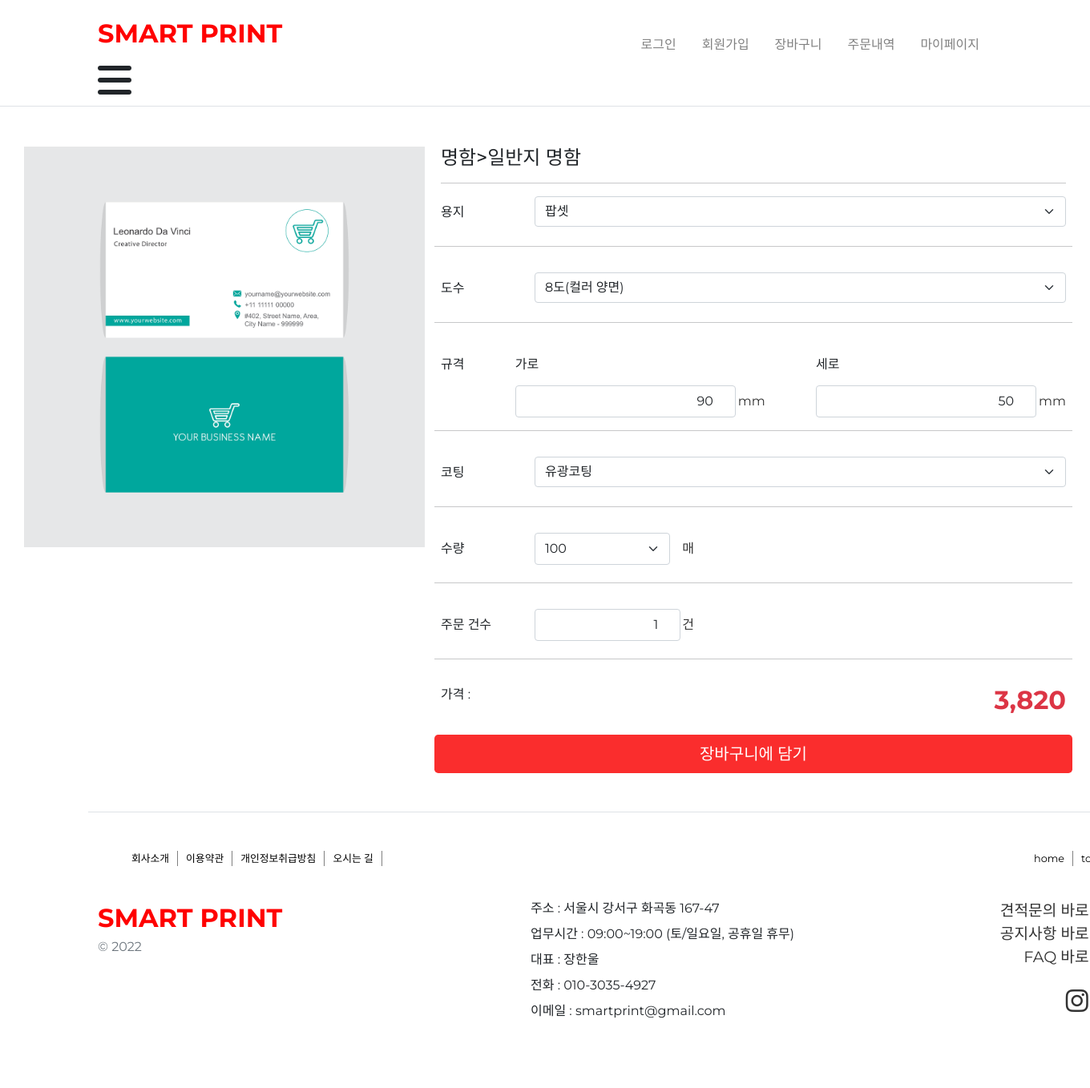
/order/submissionForm/namecard/1/, run on the app's committed database.
### order/models.py (models this page shows, shortened)
class Goods(models.Model):
    CATEGORY_CHOICES = [
        ('namecard','명함'),
        ('promotion','홍보물'),
        ('sticker','스티커'),
        ('book','책자'),
        ('envelope','봉투'),
        ('other','기타'),
    ]
    category = models.CharField(max_length=20, choices=CATEGORY_CHOICES)
    img = models.ImageField(upload_to='image/goods')
    price = models.IntegerField(default=0)
    name = models.CharField(max_length=50)
    explanation = models.TextField()
    defaultWidth = models.IntegerField()
    defaultHeight = models.IntegerField()
    cover = models.BooleanField(default=False)
    binding = models.BooleanField(default=False)
    page = models.BooleanField(default=False)
    paperClass = models.CharField(max_length=10, choices=[
        ('normal','일반'),
        ('high','고급'),
        ('pet','PET')
    ])

### order/views.py (the view, shortened to what this page needs)
# urls.py: path('submissionForm/<str:category>/<int:id>/',views.SubmissionFormView.as_view(), name="submissionForm"),
class SubmissionFormView(View):
    def setPaperTypeChoices(self, category, grade, form):
        paperTypeList = list(PaperType
                             .objects
                             .filter(category=category, grade=grade)
                             .values('name'))
        newList = []
        for i in paperTypeList :
            newList.append((i['name'],i['name']))
        newList.sort(reverse=True)
        form.fields['paperType'].choices = newList
    def get(self, request, category, id):
        form = SubmissonForm(initial={
            'width':Goods.objects.get(id=id).defaultWidth,
            'height':Goods.objects.get(id=id).defaultHeight,
        })
        self.setPaperTypeChoices(category, Goods.objects.get(id=id).paperClass, form)
        goodsInfo = get_object_or_404(Goods,id=id)
        return render(request,'submissionForm.html',{"goodsInfo":goodsInfo,"form":form, 'formName':f'./submissions/{category}.html'})

### order/templates/submissionForm.html (shortened to what this page needs)
{% extends 'head.html' %}
{% load static %}
{%block css%}<link rel="stylesheet" type="text/css" href="{%static 'css/submissionForm.css' %}">{%endblock%}
{% block content %}
    <div class="container d-flex justify-content-center align-items-center flex-column" style="max-width: 1000px; margin-top: 50px;">
      <div class="contants-wrap">
        <img src="{{ goodsInfo.img.url }}" class="image">
        {% include formName %}
      </div>
{% endblock %}

### order/templates/submissions/namecard.html (shortened to what this page needs)
{% load static %}
<div class="col-md-7 col-lg-8 form-container">
    <h4 class="mb-3">{{goodsInfo.get_category_display}}>{{goodsInfo.name}}</h4>
    <hr>
    <form class="needs-validation" method="post" action="{% url 'order:submissionForm' 'namecard' goodsInfo.id %}" id="submissionForm" enctype="multipart/form-data">
      <div class="row g-3">
        <div class="col-12">
          <label for="paperType" class="form-label">용지</label>
          {{form.paperType}}
        </div>
        <hr>
        <div class="col-12">
          <label for="process" class="form-label">도수</label>
          {{form.process}}
        </div>
        <hr>
        <div class="between">
          <span class="form-label" style="width: auto;">규격</span>
          <div class="col-md-6" style="width: 40%;">
            <label for="width" class="form-label">가로</label>
            <div class="input-group has-validation">
              {{form.width}}
              <span class="mm" style="margin-left: 3px;">mm</span>
            </div>
          </div>
          <div class="col-md-6" style="width: 40%;">
            <label for="height" class="form-label">세로</label>
            <div class="input-group has-validation">
              {{form.height}}
              <span class="mm" style="margin-left: 3px;">mm</span>
            </div>
          </div>
        </div>
        <hr>
        <div class="col-12">
          <label for="address" class="form-label">코팅</label>
          {{form.coating}}
        </div>
        <hr>
        <div class="col-12">
          <label class="form-label">수량</label>
          <div class="form-input">
            <div class="between form-small-input">
              <select name="quantity" required class="form-select form-input" id="id_quantity">
                <option value="100">100</option>
              </select>
              <span class="mm">매</span>
            </div>
          </div>
        </div>
        <hr>
        <div class="col-12 between">
          <label for="country" class="form-label">주문 건수</label>
          <div class="form-input">
            <div class="between form-small-input">
              {{form.noc}}
              <span class="mm">건</span>
            </div>
          </div>
        </div>
        <hr>
        <div class="col-12 between">
          <span>가격 : </span>
          <h2 id="price" class="text-danger fw-bold">{{goodsInfo.price}}</h2>
        </div>
          <button class="w-100 btn main-color btn-lg" type="button">장바구니에 담기</button>
        </form>
    </div>
</div>

### static/css/base.css (style rules this page uses)
* { font-family: "Montserrat", sans-serif; font-optical-sizing: auto; font-style: normal; }
.main-color { background-color: #fa2d2d; color: #fff; }
input[readonly] { background-color: #fff !important; }
.form-small-input { width: 30%; float: left; }
.image { max-width: 500px; width: 100%; height: 500px; margin-right: 20px; }

### static/css/submissionForm.css (style rules this page uses)
* { margin: 0px; padding: 0px; box-sizing: border-box; }
body { display: flex; flex-direction: column; min-height: 100vh; }
.image { max-width: 500px; width: 100%; height: 500px; margin-right: 20px; }
.contants-wrap { min-width: 1300px; width: 100%; display: flex; justify-content: space-between; }
.form-container { flex: 1; max-width: 800px; width: 800px; }
.form-label { height: 38px; text-align: center; line-height: 2.5em; }
.form-input { width: 85%; float: right; }
.input-numbers { text-align: right; }
.mm { line-height: 2.5em; color: #333; margin-left: 2px; }
.between { display: flex; justify-content: space-between; }

### data on the page
Goods: img (picture), category "명함", name "일반지 명함", price "3,820"
